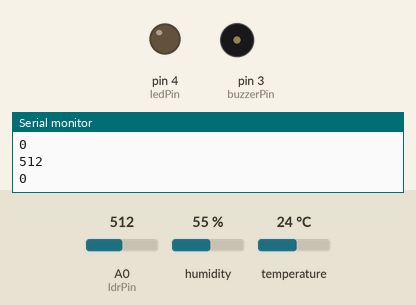
Simulated run of this program. Board: Arduino Uno, built with avr-gcc and run on an emulated ATmega328P. On the bench: output pins drawn as LEDs (lit = HIGH), buzzer (waves = sounding), the last lines printed to the serial monitor. Inputs (shaded band) come from the test bench; at power-on: A0 (ldrPin) = 512, humidity 55 %, temperature 24 °C.

Above: at 1.8 s.
1.9 s: A0 (ldrPin) set to 314
3.4 s: A0 (ldrPin) set to 286
At 4.22 s:
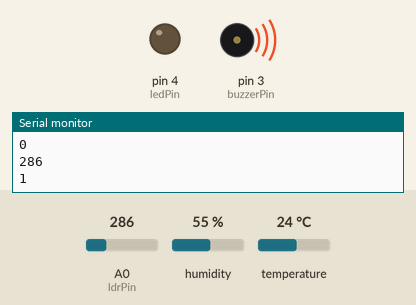
6.9 s: humidity set to 79 %
At 9.9 s:
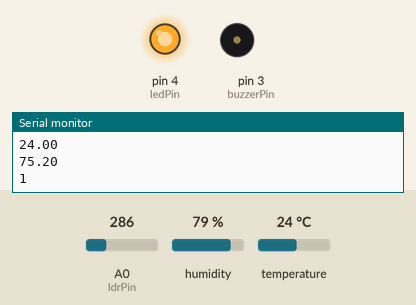
10.4 s: humidity set to 82 %
Timing chart, 0 to 13.4 s (numbered marks = the images above; inputs shaded):
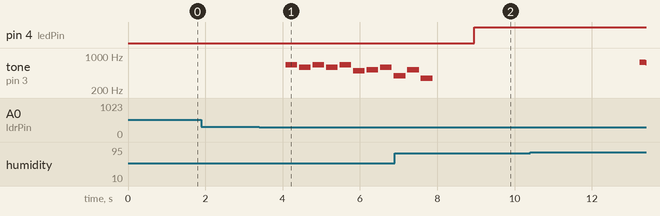

The program:

main.cpp
```cpp
#include <Servo.h>
#include <Arduino.h>
#include "DHT.h"

const int buzzerPin = 3;
const int ldrPin = A0;
const int ledPin = 4;
const int dhtPin = 2;

Servo servo1;
Servo servo2;

bool isNight = false;
bool didNightBeep = false;

DHT dht(dhtPin, DHT11);
float humidity, celcius, farenheit;
bool isFire = false;
bool isRain = false;

int um[8] = {262, 294, 330, 340, 392, 440, 494, 523};


void fireSiren(){
  if (!isFire)return;
  for (int hz = 300; hz <= 750; hz++)
  {
    tone(buzzerPin, hz);

    delay(5);
  }
  for (int hz = 750; hz >= 300; hz--)
  {
    tone(buzzerPin, hz);

    delay(5);
  }
}

void checkRain() {
  isRain = humidity > 80;
}

void rainSiren(){
  if (!isRain)return;
  for (int hz = 300; hz <= 750; hz++)
  {
    tone(buzzerPin, hz);

    delay(5);
  }
  for (int hz = 750; hz >= 300; hz--)
  {
    tone(buzzerPin, hz);

    delay(5);
  }
}

void nightSiren(){
  if (!isNight)return;
  if(didNightBeep) return;
  didNightBeep = true;
  int eliseMelody[] = {659, 587, 659, 587, 659, 494, 523, 587, 392, 523, 349};
  int noteDuration = 300; // 음표의 지속 시간 (밀리초)

  for (int i = 0; i < 11; i++) {
    tone(buzzerPin, eliseMelody[i], noteDuration); // 부저를 해당 음계로 설정하여 재생
    delay(noteDuration + 50);
  }
}

void stopBuzzer(){
  noTone(buzzerPin);
}


void checkNight() {
  int light = analogRead(ldrPin); // +, -, out
  if(isNight && light < 300) {
    return;
  }
  isNight = light < 300;
  didNightBeep = !isNight;
  Serial.println(light);
  Serial.println(isNight);
}

void doLight() {
  Serial.println(isNight);
  if(isNight) {
    digitalWrite(ledPin, HIGH);
  }
  else {
    digitalWrite(ledPin, LOW);
  }
}

int doDHT() {
  humidity = dht.readHumidity();
  celcius = dht.readTemperature();
  farenheit = dht.readTemperature(true);

  if (isnan(humidity) || isnan(celcius) || isnan(farenheit)) {
    Serial.println(F("Failed to read from DHT sensor!"));
    return -1;
  }

  Serial.println(humidity);
  Serial.println(celcius);
  Serial.println(farenheit);

  return 0;
}

void checkFire() {
  isFire = celcius > 25;
}

void setup() {
  pinMode(ledPin, OUTPUT);
  pinMode(buzzerPin, OUTPUT);
  Serial.begin(9600);
  dht.begin();
}

void loop() {
  // Check DHT and try again if error
  if(doDHT() == -1) {
    return;
  }

  doLight();

  // check if there's fire
  checkFire();
  fireSiren();

  // check if it's night
  checkNight();
  nightSiren();

  // check if it's rain
  checkRain();
  rainSiren();

  delay(1000);  // 1초 대기 후 다음 측정 수행
}
```

Measured:
- the behaviour switches between 300 and 299 on A0 (ldrPin) (found by bisection; images 0 and 1)
- after the input at 3.4 s, tone on pin 3 (buzzerPin): plays 659 Hz for 0.30 s, 587 Hz for 0.30 s, 659 Hz for 0.30 s, 587 Hz for 0.30 s, 659 Hz for 0.30 s, 494 Hz for 0.30 s … (9 notes in this stretch), starting after 0.68 s
- after the input at 10.4 s, tone on pin 3 (buzzerPin): silent → 750 Hz after 2.8 s, → 720 Hz 0.16 s later
